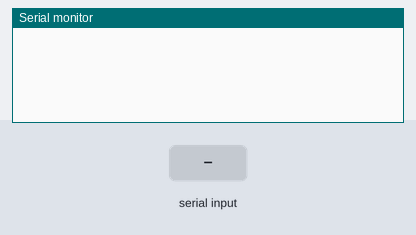
A sketch run on a simulated ESP32. On the bench: the last lines printed to the serial monitor. The inputs (shaded band) are chosen by the test bench.

Above: at 1.2 s.
1.3 s: "1\n" received over the second serial link
At 2.5 s:
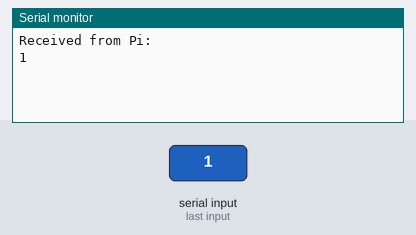
2.8 s: "0\n" received over the second serial link
At 3.9 s:
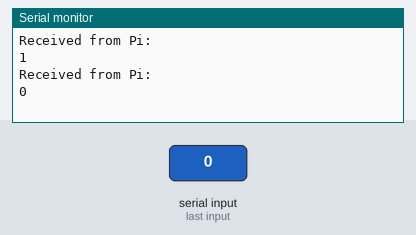
4.3 s: "2\n" received over the second serial link
At 5.0 s:
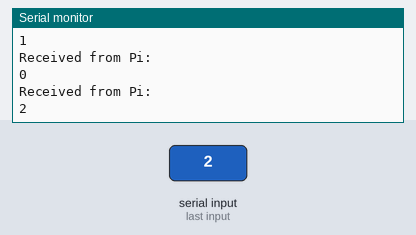

Measured:
- after the input at 1.3 s, the serial monitor: prints a new line at once (image 1)
- after the input at 2.8 s, the serial monitor: prints a new line at once (image 2)
- after the input at 4.3 s, the serial monitor: prints a new line at once (image 3)

The sketch:

raspberry_serial_test.ino
```cpp
#define RXD2 25
#define TXD2 26

void setup() {
  Serial.begin(115200);          // USB monitor
  Serial2.begin(115200, SERIAL_8N1, RXD2, TXD2); // UART from Pi
}

void loop() {
  if (Serial2.available()) {
    String data = Serial2.readStringUntil('\n');
    Serial.println("Received from Pi:");
    Serial.println(data);
  }
}
```
